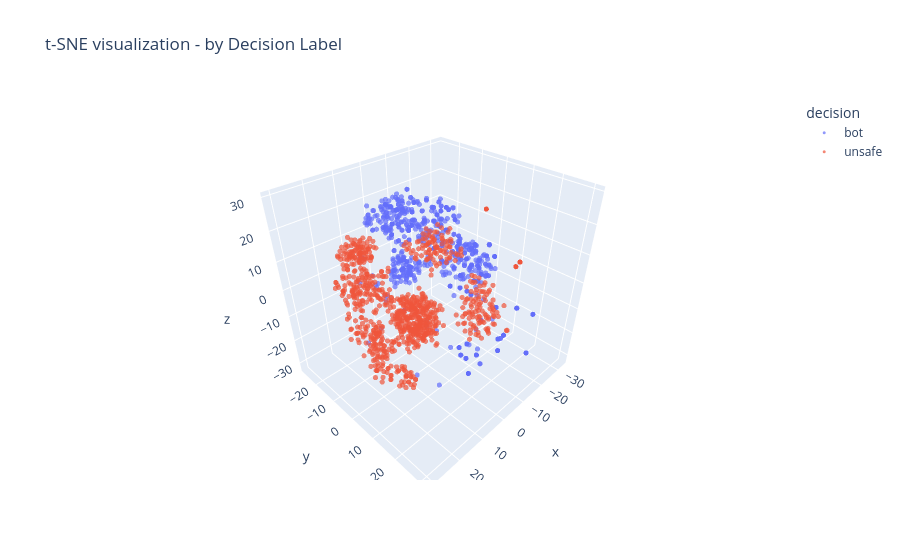
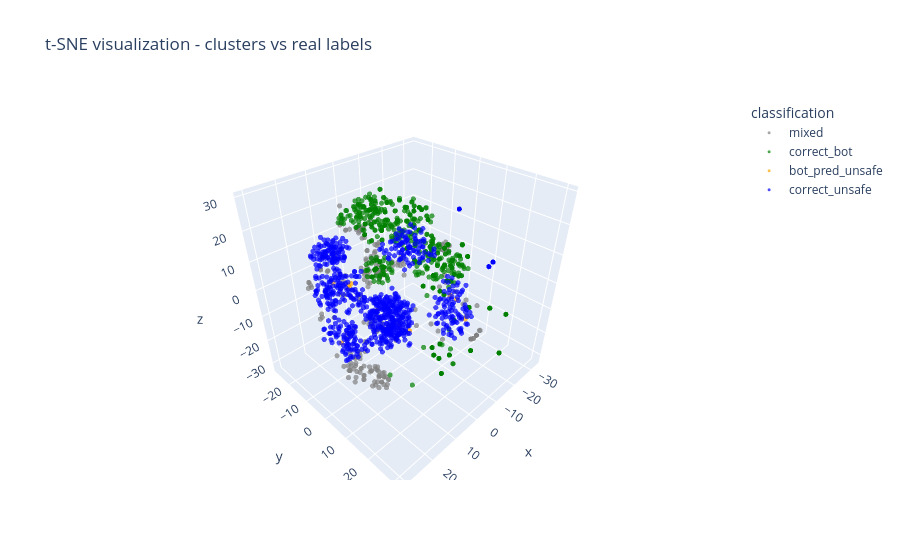
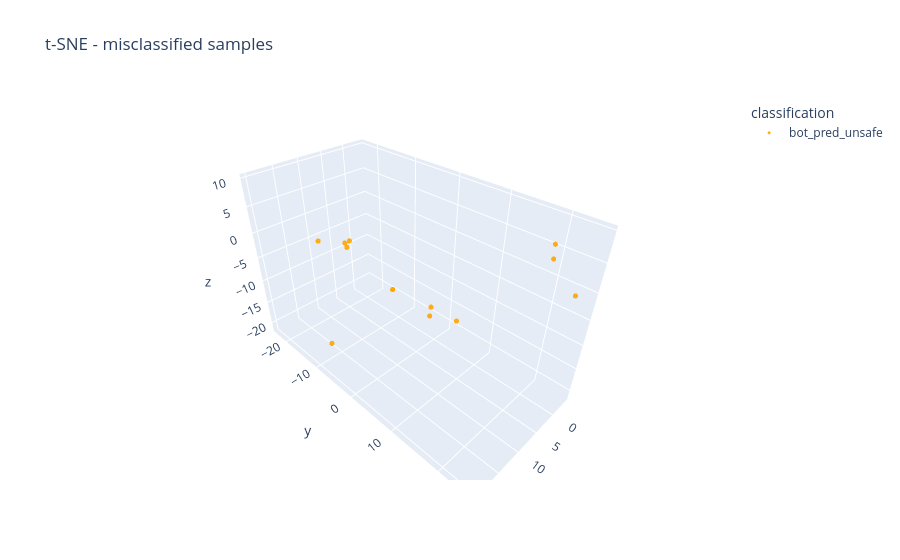

These figures' notebook cell, in order:
### Code cell
%reload_ext autoreload
%autoreload 2

from sentence_transformers import SentenceTransformer
from app.tools.data_analysis_tools import enrich_parquet_data
from app.tools.metrics_agent_tools import analyze_traffic_patterns
from app.services.clustering_service import RequestClusteringPipeline

traffic_source = "tiktok" 
print("\n🕵️ [Data Engineer] Testing: 1. SQL Discovery")
try:
    campaigns = await query_sql_campaigns.ainvoke({
        "traffic_source": traffic_source, 
        "limit": 5
    })
    print(f"✅ SQL Result (Hashes): {campaigns}")
    
    # Pegamos o primeiro hash para o teste (ou mockamos se estiver vazio)
    target_hashes = campaigns if isinstance(campaigns, list) and campaigns else ["mock_hash_123"]
    print(f"🎯 Hashes selecionados: {target_hashes}")

except Exception as e:
    print(f"❌ SQL Failed: {e}")

# ==============================================================================
# 2. DATA ENGINEER AGENT: Ingestion
# ==============================================================================
print("\n📦 [Data Engineer] Testing: 2. Mongo Extraction to File")

# end = datetime.utcnow()
# start = end - timedelta(minutes=15)

try:
    extraction_msg = await query_mongo_requests.ainvoke({
        "traffic_source": traffic_source,
        "hashes": ["9xvp496ldw"],
        "limit_request": 1000,
        # "start": start,
        # "end": end
    })
    print(f"✅ Extraction Msg:\n{extraction_msg}")
    
    # Simulando o LLM "lendo" a mensagem e pegando o path
    raw_file_path = extract_filepath(extraction_msg)
    print(f"📂 LLM extraiu o caminho cru: {raw_file_path}")

except Exception as e:
    print(f"❌ Mongo Extraction Failed: {e}")

print("\n🧠 [ML Specialist] Testing: 3. Traffic Pattern Analysis Tool")

# df_result = pipeline.run(raw_file_path)
# json = pipeline.analyze_traffic_for_llm()
# print(f"--- Results Clsutering for ---")
# # print(df_result["classification"].value_counts())
# print(json)

try:
    # 3. Invoca a ferramenta passando a lista
    resposta = analyze_traffic_patterns.invoke({
        "filepath": raw_file_path
    })

    print("✅ Analise Concluída! Resposta da Tool:\n")
    print(resposta)

except Exception as e:
    # 4. Mostrar o erro exato ajuda muito no debug!
    print(f"❌ Analise Failed: {e}")

### Figure 1 — Plotly figure (JSON) as saved in the notebook; plotly's stock layout.template omitted (floating-point values rounded to 4 significant figures; data arrays with more than 128 entries replaced by an {"elided": "..."} marker saying what was removed)
{"data": [{"hovertemplate": "decision=bot<br>x=%{x}<br>y=%{y}<br>z=%{z}<extra></extra>", "legendgroup": "bot", "marker": {"color": "#636efa", "opacity": 0.7, "size": 3, "symbol": "circle"}, "mode": "markers", "name": "bot", "scene": "scene", "showlegend": true, "type": "scatter3d", "x": {"elided": "1000 float values"}, "y": {"elided": "1000 float values"}, "z": {"elided": "1000 float values"}}, {"hovertemplate": "decision=unsafe<br>x=%{x}<br>y=%{y}<br>z=%{z}<extra></extra>", "legendgroup": "unsafe", "marker": {"color": "#EF553B", "opacity": 0.7, "size": 3, "symbol": "circle"}, "mode": "markers", "name": "unsafe", "scene": "scene", "showlegend": true, "type": "scatter3d", "x": {"elided": "1000 float values"}, "y": {"elided": "1000 float values"}, "z": {"elided": "1000 float values"}}], "layout": {"legend": {"title": {"text": "decision"}, "tracegroupgap": 0}, "scene": {"domain": {"x": [0, 1], "y": [0, 1]}, "xaxis": {"title": {"text": "x"}}, "yaxis": {"title": {"text": "y"}}, "zaxis": {"title": {"text": "z"}}}, "title": {"text": "t-SNE visualization - by Decision Label"}}}

### Figure 2 — Plotly figure (JSON) as saved in the notebook; plotly's stock layout.template omitted (floating-point values rounded to 4 significant figures; data arrays with more than 128 entries replaced by an {"elided": "..."} marker saying what was removed)
{"data": [{"hovertemplate": "classification=mixed<br>x=%{x}<br>y=%{y}<br>z=%{z}<extra></extra>", "legendgroup": "mixed", "marker": {"color": "gray", "opacity": 0.7, "size": 3, "symbol": "circle"}, "mode": "markers", "name": "mixed", "scene": "scene", "showlegend": true, "type": "scatter3d", "x": {"elided": "221 float values"}, "y": {"elided": "221 float values"}, "z": {"elided": "221 float values"}}, {"hovertemplate": "classification=correct_bot<br>x=%{x}<br>y=%{y}<br>z=%{z}<extra></extra>", "legendgroup": "correct_bot", "marker": {"color": "green", "opacity": 0.7, "size": 3, "symbol": "circle"}, "mode": "markers", "name": "correct_bot", "scene": "scene", "showlegend": true, "type": "scatter3d", "x": {"elided": "891 float values"}, "y": {"elided": "891 float values"}, "z": {"elided": "891 float values"}}, {"hovertemplate": "classification=bot_pred_unsafe<br>x=%{x}<br>y=%{y}<br>z=%{z}<extra></extra>", "legendgroup": "bot_pred_unsafe", "marker": {"color": "orange", "opacity": 0.7, "size": 3, "symbol": "circle"}, "mode": "markers", "name": "bot_pred_unsafe", "scene": "scene", "showlegend": true, "type": "scatter3d", "x": [8.185, 8.907, 7.435, 6.56, 5.693, -3.926, 20.2, -0.6833, -0.5092, -0.6833, 3.684, -2.962, -2.071], "y": [-14.87, -23.01, -16.4, -16.11, 9.521, -4.802, -5.06, -12.4, 24.84, -12.4, 22.36, 19.51, -2.908], "z": [-4.061, -5.703, -4.09, -3.847, -8.808, -21.25, -13.67, -16.72, 0.8687, -16.72, 9.695, 3.452, -16.92]}, {"hovertemplate": "classification=correct_unsafe<br>x=%{x}<br>y=%{y}<br>z=%{z}<extra></extra>", "legendgroup": "correct_unsafe", "marker": {"color": "blue", "opacity": 0.7, "size": 3, "symbol": "circle"}, "mode": "markers", "name": "correct_unsafe", "scene": "scene", "showlegend": true, "type": "scatter3d", "x": {"elided": "875 float values"}, "y": {"elided": "875 float values"}, "z": {"elided": "875 float values"}}], "layout": {"legend": {"title": {"text": "classification"}, "tracegroupgap": 0}, "scene": {"domain": {"x": [0, 1], "y": [0, 1]}, "xaxis": {"title": {"text": "x"}}, "yaxis": {"title": {"text": "y"}}, "zaxis": {"title": {"text": "z"}}}, "title": {"text": "t-SNE visualization - clusters vs real labels"}}}

### Figure 3 — Plotly figure (JSON) as saved in the notebook; plotly's stock layout.template omitted (floating-point values rounded to 4 significant figures)
{"data": [{"hovertemplate": "classification=bot_pred_unsafe<br>x=%{x}<br>y=%{y}<br>z=%{z}<extra></extra>", "legendgroup": "bot_pred_unsafe", "marker": {"color": "orange", "opacity": 0.9, "size": 3, "symbol": "circle"}, "mode": "markers", "name": "bot_pred_unsafe", "scene": "scene", "showlegend": true, "type": "scatter3d", "x": [8.185, 8.907, 7.435, 6.56, 5.693, -3.926, 20.2, -0.6833, -0.5092, -0.6833, 3.684, -2.962, -2.071], "y": [-14.87, -23.01, -16.4, -16.11, 9.521, -4.802, -5.06, -12.4, 24.84, -12.4, 22.36, 19.51, -2.908], "z": [-4.061, -5.703, -4.09, -3.847, -8.808, -21.25, -13.67, -16.72, 0.8687, -16.72, 9.695, 3.452, -16.92]}], "layout": {"legend": {"title": {"text": "classification"}, "tracegroupgap": 0}, "scene": {"domain": {"x": [0, 1], "y": [0, 1]}, "xaxis": {"title": {"text": "x"}}, "yaxis": {"title": {"text": "y"}}, "zaxis": {"title": {"text": "z"}}}, "title": {"text": "t-SNE - misclassified samples"}}}
